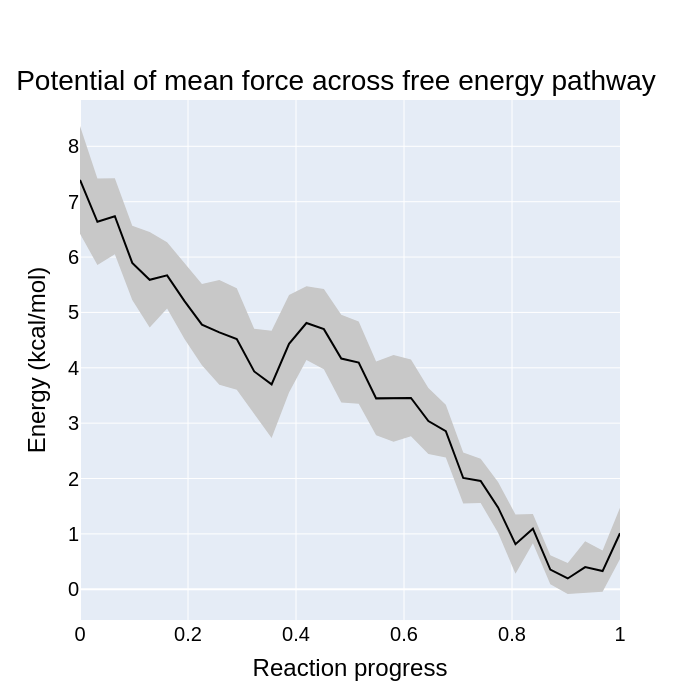

Here is the notebook cell this chart was saved with:
### Code cell
fig = go.Figure()
ln='linear'
cl='black'

y_upper = np.array(pmf_path).reshape(-1)+np.sqrt(np.array(pmf_var_path)).reshape(-1)
y_lower = np.array(pmf_path).reshape(-1)-np.sqrt(np.array(pmf_var_path)).reshape(-1)
y_fill = np.append(y_upper,y_lower[::-1])
x_fill = np.append(np.linspace(1,0,len(pmf_path)),np.linspace(0,1,len(pmf_path)))
fig.add_trace(go.Scatter(x=x_fill, y=y_fill, fill='toself', fillcolor='rgba(200,200,200,1)',line_shape=ln,line_color='rgba(255,255,255,0)',showlegend=False)) 
fig.add_trace(go.Scatter(x=np.linspace(1,0,len(pmf_path)), y=np.array(pmf_path).reshape(-1),line_shape=ln, line=dict(color=cl),showlegend=False)) 

fig.update_layout(
    title={
        'text': "Potential of mean force across free energy pathway",
        'y':0.9,
        'x':0.48,
        'xanchor': 'center',
        'yanchor': 'top'},
    xaxis_title="Reaction progress",
    yaxis_title="Energy (kcal/mol)",
    font=dict(size=20,family='Arial',color='black'),
    height=700,width=700
)
#fig.write_image('pmf_1d.svg')
fig.show()

### Figure 1 — Plotly figure (JSON) as saved in the notebook; plotly's stock layout.template omitted (floating-point values rounded to 4 significant figures)
{"data": [{"fill": "toself", "fillcolor": "rgba(200,200,200,1)", "line": {"color": "rgba(255,255,255,0)", "shape": "linear"}, "showlegend": false, "type": "scatter", "x": [1, 0.9677, 0.9355, 0.9032, 0.871, 0.8387, 0.8065, 0.7742, 0.7419, 0.7097, 0.6774, 0.6452, 0.6129, 0.5806, 0.5484, 0.5161, 0.4839, 0.4516, 0.4194, 0.3871, 0.3548, 0.3226, 0.2903, 0.2581, 0.2258, 0.1935, 0.1613, 0.129, 0.09677, 0.06452, 0.03226, 0, 0, 0.03226, 0.06452, 0.09677, 0.129, 0.1613, 0.1935, 0.2258, 0.2581, 0.2903, 0.3226, 0.3548, 0.3871, 0.4194, 0.4516, 0.4839, 0.5161, 0.5484, 0.5806, 0.6129, 0.6452, 0.6774, 0.7097, 0.7419, 0.7742, 0.8065, 0.8387, 0.871, 0.9032, 0.9355, 0.9677, 1], "y": [1.474, 0.7017, 0.865, 0.4751, 0.6162, 1.36, 1.349, 1.937, 2.356, 2.47, 3.333, 3.636, 4.148, 4.233, 4.116, 4.836, 4.958, 5.421, 5.475, 5.315, 4.667, 4.706, 5.436, 5.585, 5.515, 5.889, 6.269, 6.453, 6.564, 7.422, 7.418, 8.367, 6.421, 5.856, 6.051, 5.222, 4.727, 5.069, 4.519, 4.045, 3.696, 3.602, 3.163, 2.734, 3.552, 4.143, 3.974, 3.375, 3.353, 2.779, 2.662, 2.762, 2.442, 2.379, 1.55, 1.556, 1.02, 0.2797, 0.8287, 0.09248, -0.08577, -0.0648, -0.04541, 0.5484]}, {"line": {"color": "black", "shape": "linear"}, "showlegend": false, "type": "scatter", "x": [1, 0.9677, 0.9355, 0.9032, 0.871, 0.8387, 0.8065, 0.7742, 0.7419, 0.7097, 0.6774, 0.6452, 0.6129, 0.5806, 0.5484, 0.5161, 0.4839, 0.4516, 0.4194, 0.3871, 0.3548, 0.3226, 0.2903, 0.2581, 0.2258, 0.1935, 0.1613, 0.129, 0.09677, 0.06452, 0.03226, 0], "y": [1.011, 0.3281, 0.4001, 0.1947, 0.3543, 1.094, 0.8145, 1.478, 1.956, 2.01, 2.856, 3.039, 3.455, 3.448, 3.448, 4.094, 4.166, 4.698, 4.809, 4.434, 3.7, 3.934, 4.519, 4.64, 4.78, 5.204, 5.669, 5.59, 5.893, 6.737, 6.637, 7.394]}], "layout": {"font": {"color": "black", "family": "Arial", "size": 20}, "height": 700, "title": {"text": "Potential of mean force across free energy pathway", "x": 0.48, "xanchor": "center", "y": 0.9, "yanchor": "top"}, "width": 700, "xaxis": {"autorange": true, "range": [0, 1], "title": {"text": "Reaction progress"}, "type": "linear"}, "yaxis": {"autorange": true, "range": [-0.5554, 8.837], "title": {"text": "Energy (kcal/mol)"}, "type": "linear"}}}
